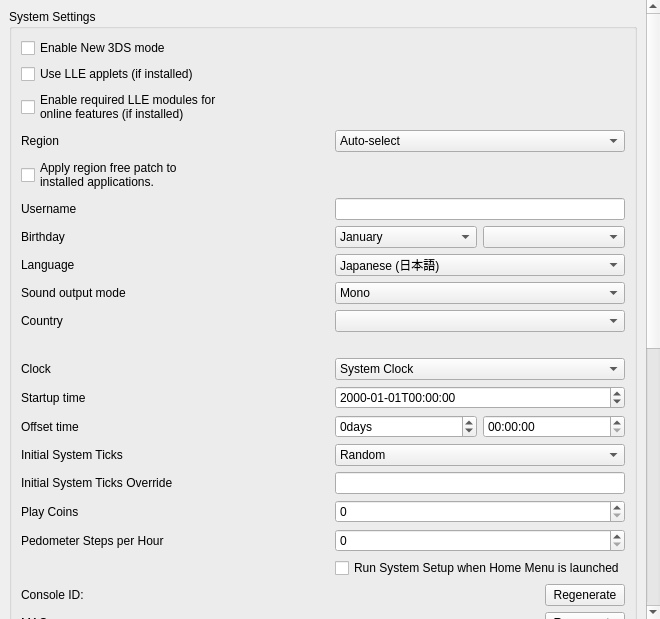
<?xml version="1.0" encoding="UTF-8"?>
<ui version="4.0">
 <class>ConfigureSystem</class>
 <widget class="QWidget" name="ConfigureSystem">
  <property name="geometry">
   <rect>
    <x>0</x>
    <y>0</y>
    <width>653</width>
    <height>619</height>
   </rect>
  </property>
  <property name="windowTitle">
   <string>Form</string>
  </property>
  <layout class="QVBoxLayout" name="verticalLayout_scrollbar">
   <property name="spacing">
    <number>0</number>
   </property>
   <property name="leftMargin">
    <number>0</number>
   </property>
   <property name="topMargin">
    <number>0</number>
   </property>
   <property name="rightMargin">
    <number>0</number>
   </property>
   <property name="bottomMargin">
    <number>0</number>
   </property>
   <item>
    <widget class="QScrollArea" name="scrollArea">
     <property name="minimumSize">
      <size>
       <width>660</width>
       <height>480</height>
      </size>
     </property>
     <property name="frameShape">
      <enum>QFrame::NoFrame</enum>
     </property>
     <property name="lineWidth">
      <number>1</number>
     </property>
     <property name="widgetResizable">
      <bool>true</bool>
     </property>
     <widget class="QWidget" name="scrollAreaWidgetContents">
      <property name="geometry">
       <rect>
        <x>0</x>
        <y>0</y>
        <width>422</width>
        <height>500</height>
       </rect>
      </property>
      <layout class="QHBoxLayout" name="horizontalLayout">
       <item>
        <layout class="QVBoxLayout" name="verticalLayout">
         <item>
          <widget class="QGroupBox" name="group_system_settings">
           <property name="title">
            <string>System Settings</string>
           </property>
           <layout class="QGridLayout" name="gridLayout">
            <item row="0" column="0">
             <widget class="QCheckBox" name="toggle_new_3ds">
              <property name="text">
               <string>Enable New 3DS mode</string>
              </property>
             </widget>
            </item>
            <item row="1" column="0">
             <widget class="QCheckBox" name="toggle_lle_applets">
              <property name="text">
               <string>Use LLE applets (if installed)</string>
              </property>
             </widget>
            </item>
            <item row="2" column="0">
             <widget class="QCheckBox" name="enable_required_online_lle_modules">
              <property name="text">
               <string>Enable required LLE modules for
online features (if installed)</string>
              </property>
              <property name="toolTip">
               <string>Enables the LLE modules needed for online multiplayer, eShop access, etc.</string>
              </property>
             </widget>
            </item>
            <item row="3" column="0">
             <widget class="QLabel" name="region_label">
              <property name="text">
               <string>Region</string>
              </property>
             </widget>
            </item>
            <item row="3" column="1">
             <widget class="QComboBox" name="region_combobox">
              <item>
               <property name="text">
                <string>Auto-select</string>
               </property>
              </item>
              <item>
               <property name="text">
                <string notr="true">JPN</string>
               </property>
              </item>
              <item>
               <property name="text">
                <string notr="true">USA</string>
               </property>
              </item>
              <item>
               <property name="text">
                <string notr="true">EUR</string>
               </property>
              </item>
              <item>
               <property name="text">
                <string notr="true">AUS</string>
               </property>
              </item>
              <item>
               <property name="text">
                <string notr="true">CHN</string>
               </property>
              </item>
              <item>
               <property name="text">
                <string notr="true">KOR</string>
               </property>
              </item>
              <item>
               <property name="text">
                <string notr="true">TWN</string>
               </property>
              </item>
             </widget>
            </item>
            <item row="4" column="0">
             <widget class="QCheckBox" name="apply_region_free_patch">
              <property name="text">
               <string>Apply region free patch to
installed applications.</string>
              </property>
              <property name="toolTip">
               <string>Patches the region of installed applications to be region free, so that they always appear on the home menu.</string>
              </property>
             </widget>
            </item>
            <item row="5" column="1">
             <widget class="QLineEdit" name="edit_username">
              <property name="sizePolicy">
               <sizepolicy hsizetype="Preferred" vsizetype="Fixed">
                <horstretch>0</horstretch>
                <verstretch>0</verstretch>
               </sizepolicy>
              </property>
              <property name="maxLength">
               <number>10</number>
              </property>
             </widget>
            </item>
            <item row="5" column="0">
             <widget class="QLabel" name="label_username">
              <property name="text">
               <string>Username</string>
              </property>
             </widget>
            </item>
            <item row="6" column="0">
             <widget class="QLabel" name="label_birthday">
              <property name="text">
               <string>Birthday</string>
              </property>
             </widget>
            </item>
            <item row="6" column="1">
             <layout class="QHBoxLayout" name="horizontalLayout_birthday2">
              <item>
               <widget class="QComboBox" name="combo_birthmonth">
                <item>
                 <property name="text">
                  <string>January</string>
                 </property>
                </item>
                <item>
                 <property name="text">
                  <string>February</string>
                 </property>
                </item>
                <item>
                 <property name="text">
                  <string>March</string>
                 </property>
                </item>
                <item>
                 <property name="text">
                  <string>April</string>
                 </property>
                </item>
                <item>
                 <property name="text">
                  <string>May</string>
                 </property>
                </item>
                <item>
                 <property name="text">
                  <string>June</string>
                 </property>
                </item>
                <item>
                 <property name="text">
                  <string>July</string>
                 </property>
                </item>
                <item>
                 <property name="text">
                  <string>August</string>
                 </property>
                </item>
                <item>
                 <property name="text">
                  <string>September</string>
                 </property>
                </item>
                <item>
                 <property name="text">
                  <string>October</string>
                 </property>
                </item>
                <item>
                 <property name="text">
                  <string>November</string>
                 </property>
                </item>
                <item>
                 <property name="text">
                  <string>December</string>
                 </property>
                </item>
               </widget>
              </item>
              <item>
               <widget class="QComboBox" name="combo_birthday"/>
              </item>
             </layout>
            </item>
            <item row="7" column="0">
             <widget class="QLabel" name="label_language">
              <property name="text">
               <string>Language</string>
              </property>
             </widget>
            </item>
            <item row="7" column="1">
             <widget class="QComboBox" name="combo_language">
              <property name="toolTip">
               <string>Note: this can be overridden when region setting is auto-select</string>
              </property>
              <item>
               <property name="text">
                <string>Japanese (日本語)</string>
               </property>
              </item>
              <item>
               <property name="text">
                <string>English</string>
               </property>
              </item>
              <item>
               <property name="text">
                <string>French (français)</string>
               </property>
              </item>
              <item>
               <property name="text">
                <string>German (Deutsch)</string>
               </property>
              </item>
              <item>
               <property name="text">
                <string>Italian (italiano)</string>
               </property>
              </item>
              <item>
               <property name="text">
                <string>Spanish (español)</string>
               </property>
              </item>
              <item>
               <property name="text">
                <string>Simplified Chinese (简体中文)</string>
               </property>
              </item>
              <item>
               <property name="text">
                <string>Korean (한국어)</string>
               </property>
              </item>
              <item>
               <property name="text">
                <string>Dutch (Nederlands)</string>
               </property>
              </item>
              <item>
               <property name="text">
                <string>Portuguese (português)</string>
               </property>
              </item>
              <item>
               <property name="text">
                <string>Russian (Русский)</string>
               </property>
              </item>
              <item>
               <property name="text">
                <string>Traditional Chinese (正體中文)</string>
               </property>
              </item>
             </widget>
            </item>
            <item row="8" column="0">
             <widget class="QLabel" name="label_sound">
              <property name="text">
               <string>Sound output mode</string>
              </property>
             </widget>
            </item>
            <item row="8" column="1">
             <widget class="QComboBox" name="combo_sound">
              <item>
               <property name="text">
                <string>Mono</string>
               </property>
              </item>
              <item>
               <property name="text">
                <string>Stereo</string>
               </property>
              </item>
              <item>
               <property name="text">
                <string>Surround</string>
               </property>
              </item>
             </widget>
            </item>
            <item row="9" column="0">
             <widget class="QLabel" name="label_country">
              <property name="text">
               <string>Country</string>
              </property>
             </widget>
            </item>
            <item row="9" column="1">
             <widget class="QComboBox" name="combo_country"/>
            </item>
            <item row="10" column="1">
             <widget class="QLabel" name="label_country_invalid">
              <property name="text">
               <string/>
              </property>
             </widget>
            </item>
            <item row="11" column="0">
             <widget class="QLabel" name="label_init_clock">
              <property name="text">
               <string>Clock</string>
              </property>
             </widget>
            </item>
            <item row="11" column="1">
             <widget class="QComboBox" name="combo_init_clock">
              <item>
               <property name="text">
                <string>System Clock</string>
               </property>
              </item>
              <item>
               <property name="text">
                <string>Fixed Time</string>
               </property>
              </item>
             </widget>
            </item>
            <item row="12" column="0">
             <widget class="QLabel" name="label_init_time">
              <property name="text">
               <string>Startup time</string>
              </property>
             </widget>
            </item>
            <item row="12" column="1">
             <widget class="QDateTimeEdit" name="edit_init_time">
              <property name="displayFormat">
               <string>yyyy-MM-ddTHH:mm:ss</string>
              </property>
             </widget>
            </item>
            <item row="13" column="0">
             <widget class="QLabel" name="label_init_time_offset">
              <property name="text">
               <string>Offset time</string>
              </property>
             </widget>
            </item>
            <item row="13" column="1">
             <layout class="QGridLayout" name="edit_init_time_offset_grid">
              <item row="0" column="0">
               <widget class="QSpinBox" name="edit_init_time_offset_days">
                <property name="suffix">
                 <string>days</string>
                </property>
                <property name="minimum">
                 <number>-2147483648</number>
                </property>
                <property name="maximum">
                 <number>2147483647</number>
                </property>
               </widget>
              </item>
              <item row="0" column="1">
               <widget class="QTimeEdit" name="edit_init_time_offset_time">
                <property name="displayFormat">
                 <string>HH:mm:ss</string>
                </property>
               </widget>
              </item>
             </layout>
            </item>
            <item row="14" column="0">
             <widget class="QLabel" name="label_init_ticks_type">
              <property name="text">
               <string>Initial System Ticks</string>
              </property>
             </widget>
            </item>
            <item row="14" column="1">
             <widget class="QComboBox" name="combo_init_ticks_type">
              <item>
               <property name="text">
                <string>Random</string>
               </property>
              </item>
              <item>
               <property name="text">
                <string>Fixed</string>
               </property>
              </item>
             </widget>
            </item>
            <item row="15" column="0">
             <widget class="QLabel" name="label_init_ticks_value">
              <property name="text">
               <string>Initial System Ticks Override</string>
              </property>
             </widget>
            </item>
            <item row="15" column="1">
             <widget class="QLineEdit" name="edit_init_ticks_value">
              <property name="sizePolicy">
               <sizepolicy hsizetype="Preferred" vsizetype="Fixed">
                <horstretch>0</horstretch>
                <verstretch>0</verstretch>
               </sizepolicy>
              </property>
              <property name="maxLength">
               <number>20</number>
              </property>
             </widget>
            </item>
            <item row="16" column="0">
             <widget class="QLabel" name="label_play_coins">
              <property name="text">
               <string>Play Coins</string>
              </property>
             </widget>
            </item>
            <item row="16" column="1">
             <widget class="QSpinBox" name="spinBox_play_coins">
              <property name="maximum">
               <number>300</number>
              </property>
             </widget>
            </item>
            <item row="17" column="0">
              <widget class="QLabel" name="label_steps_per_hour">
                <property name="toolTip">
                 <string>&lt;html&gt;&lt;head/&gt;&lt;body&gt;&lt;p&gt;Number of steps per hour reported by the pedometer. Range from 0 to 65,535.&lt;/p&gt;&lt;/body&gt;&lt;/html&gt;</string>
                </property>
                <property name="text">
                  <string>Pedometer Steps per Hour</string>
                </property>
              </widget>
            </item>
            <item row="17" column="1">
              <widget class="QSpinBox" name="spinBox_steps_per_hour">
                <property name="maximum">
                  <number>9999</number>
                </property>
              </widget>
            </item>
            <item row="18" column="1">
             <widget class="QCheckBox" name="toggle_system_setup">
              <property name="text">
               <string>Run System Setup when Home Menu is launched</string>
              </property>
             </widget>
            </item>
            <item row="19" column="0">
             <widget class="QLabel" name="label_console_id">
              <property name="text">
               <string>Console ID:</string>
              </property>
             </widget>
            </item>
            <item row="19" column="1">
             <widget class="QPushButton" name="button_regenerate_console_id">
              <property name="sizePolicy">
               <sizepolicy hsizetype="Fixed" vsizetype="Fixed">
                <horstretch>0</horstretch>
                <verstretch>0</verstretch>
               </sizepolicy>
              </property>
              <property name="layoutDirection">
               <enum>Qt::RightToLeft</enum>
              </property>
              <property name="text">
               <string>Regenerate</string>
              </property>
             </widget>
            </item>
            <item row="20" column="0">
              <widget class="QLabel" name="label_mac">
                <property name="text">
                  <string>MAC:</string>
                </property>
              </widget>
            </item>
            <item row="20" column="1">
              <widget class="QPushButton" name="button_regenerate_mac">
                <property name="sizePolicy">
                  <sizepolicy hsizetype="Fixed" vsizetype="Fixed">
                    <horstretch>0</horstretch>
                    <verstretch>0</verstretch>
                  </sizepolicy>
                </property>
                <property name="layoutDirection">
                  <enum>Qt::RightToLeft</enum>
                </property>
                <property name="text">
                  <string>Regenerate</string>
                </property>
              </widget>
            </item>
            <item row="21" column="0">
             <widget class="QLabel" name="label_plugin_loader">
              <property name="text">
               <string>3GX Plugin Loader</string>
              </property>
             </widget>
            </item>
            <item row="21" column="1">
             <widget class="QCheckBox" name="plugin_loader">
              <property name="text">
               <string>Enable 3GX plugin loader</string>
              </property>
             </widget>
            </item>
            <item row="22" column="1">
             <widget class="QCheckBox" name="allow_plugin_loader">
              <property name="text">
               <string>Allow applications to change plugin loader state</string>
              </property>
             </widget>
            </item>
           </layout>
          </widget>
         </item>
         <item>
          <widget class="QGroupBox" name="group_real_console_unique_data">
           <property name="title">
            <string>Real Console Unique Data</string>
           </property>
           <layout class="QGridLayout" name="gridLayout1">
            <item row="0" column="0" colspan="2">
             <widget class="QGroupBox" name="group_real_console_unique_data_core">
               <layout class="QGridLayout" name="gridLayout2">
                <item row="0" column="0" colspan="2">
                 <widget class="QWidget" name="linked_console">
                  <layout class="QHBoxLayout" name="horizontalLayout_linked_console">
                   <item>
                    <widget class="QLabel" name="label_linked_console">
                     <property name="text">
                       <string>Your real console is linked to Azahar.</string>
                     </property>
                    </widget>
                   </item>
                   <item>
                    <widget class="QPushButton" name="button_unlink_console">
                     <property name="sizePolicy">
                      <sizepolicy hsizetype="Fixed" vsizetype="Fixed">
                       <horstretch>0</horstretch>
                       <verstretch>0</verstretch>
                      </sizepolicy>
                     </property>
                     <property name="layoutDirection">
                      <enum>Qt::RightToLeft</enum>
                     </property>
                     <property name="text">
                      <string>Unlink</string>
                     </property>
                    </widget>
                   </item>
                  </layout>
                 </widget>
                </item>
                <item row="1" column="0">
                 <widget class="QLabel" name="label_otp">
                  <property name="text">
                   <string>OTP</string>
                  </property>
                 </widget>
                </item>
                <item row="1" column="1">
                 <widget class="QWidget" name="otp">
                  <layout class="QHBoxLayout" name="horizontalLayout_otp">
                   <item>
                    <widget class="QLabel" name="label_otp_status">
                     <property name="text">
                      <string/>
                     </property>
                    </widget>
                   </item>
                   <item>
                    <widget class="QPushButton" name="button_otp">
                     <property name="sizePolicy">
                      <sizepolicy hsizetype="Fixed" vsizetype="Fixed">
                       <horstretch>0</horstretch>
                       <verstretch>0</verstretch>
                      </sizepolicy>
                     </property>
                     <property name="layoutDirection">
                      <enum>Qt::RightToLeft</enum>
                     </property>
                     <property name="text">
                      <string>Choose</string>
                     </property>
                    </widget>
                   </item>
                  </layout>
                 </widget>
                </item>
                <item row="2" column="0">
                 <widget class="QLabel" name="label_secure_info">
                  <property name="text">
                   <string>SecureInfo_A/B</string>
                  </property>
                 </widget>
                </item>
                <item row="2" column="1">
                 <widget class="QWidget" name="secure_info">
                  <layout class="QHBoxLayout" name="horizontalLayout_secure_info">
                   <item>
                    <widget class="QLabel" name="label_secure_info_status">
                     <property name="text">
                      <string/>
                     </property>
                    </widget>
                   </item>
                   <item>
                    <widget class="QPushButton" name="button_secure_info">
                     <property name="sizePolicy">
                      <sizepolicy hsizetype="Fixed" vsizetype="Fixed">
                       <horstretch>0</horstretch>
                       <verstretch>0</verstretch>
                      </sizepolicy>
                     </property>
                     <property name="layoutDirection">
                      <enum>Qt::RightToLeft</enum>
                     </property>
                     <property name="text">
                      <string>Choose</string>
                     </property>
                    </widget>
                   </item>
                  </layout>
                 </widget>
                </item>
                <item row="3" column="0">
                 <widget class="QLabel" name="label_friend_code_seed">
                  <property name="text">
                   <string>LocalFriendCodeSeed_A/B</string>
                  </property>
                 </widget>
                </item>
                <item row="3" column="1">
                 <widget class="QWidget" name="friend_code_seed">
                  <layout class="QHBoxLayout" name="horizontalLayout_friend_code_seed">
                   <item>
                    <widget class="QLabel" name="label_friend_code_seed_status">
                     <property name="text">
                      <string/>
                     </property>
                    </widget>
                   </item>
                   <item>
                    <widget class="QPushButton" name="button_friend_code_seed">
                     <property name="sizePolicy">
                      <sizepolicy hsizetype="Fixed" vsizetype="Fixed">
                       <horstretch>0</horstretch>
                       <verstretch>0</verstretch>
                      </sizepolicy>
                     </property>
                     <property name="layoutDirection">
                      <enum>Qt::RightToLeft</enum>
                     </property>
                     <property name="text">
                      <string>Choose</string>
                     </property>
                    </widget>
                   </item>
                  </layout>
                 </widget>
                </item>
               </layout>
             </widget>
            </item>
            <item row="1" column="0">
             <widget class="QLabel" name="label_movable">
              <property name="text">
               <string>movable.sed</string>
              </property>
             </widget>
            </item>
            <item row="1" column="1">
             <widget class="QWidget" name="movable">
              <layout class="QHBoxLayout" name="horizontalLayout_movable">
               <item>
                <widget class="QLabel" name="label_movable_status">
                 <property name="text">
                  <string/>
                 </property>
                </widget>
               </item>
               <item>
                <widget class="QPushButton" name="button_movable">
                 <property name="sizePolicy">
                  <sizepolicy hsizetype="Fixed" vsizetype="Fixed">
                   <horstretch>0</horstretch>
                   <verstretch>0</verstretch>
                  </sizepolicy>
                 </property>
                 <property name="layoutDirection">
                  <enum>Qt::RightToLeft</enum>
                 </property>
                 <property name="text">
                  <string>Choose</string>
                 </property>
                </widget>
               </item>
              </layout>
             </widget>
            </item>
            <item row="2" column="0" colspan="2">
             <widget class="QPushButton" name="button_generate_synthetic_data">
              <property name="text">
               <string>Generate Synthetic Console Data</string>
              </property>
              <property name="toolTip">
               <string>Generate synthetic console identity data (OTP, SecureInfo_A, LocalFriendCodeSeed_B) from AES keys</string>
              </property>
             </widget>
            </item>
           </layout>
          </widget>
         </item>
         <item>
          <widget class="QLabel" name="label_disable_info">
           <property name="text">
            <string>System settings are available only when applications is not running.</string>
           </property>
           <property name="wordWrap">
            <bool>true</bool>
           </property>
          </widget>
         </item>
         <item>
          <spacer name="verticalSpacer">
           <property name="orientation">
            <enum>Qt::Vertical</enum>
           </property>
           <property name="sizeHint" stdset="0">
            <size>
             <width>20</width>
             <height>40</height>
            </size>
           </property>
          </spacer>
         </item>
        </layout>
       </item>
      </layout>
     </widget>
    </widget>
   </item>
  </layout>
 </widget>
 <tabstops>
  <tabstop>toggle_new_3ds</tabstop>
  <tabstop>edit_username</tabstop>
  <tabstop>combo_birthmonth</tabstop>
  <tabstop>combo_birthday</tabstop>
  <tabstop>combo_language</tabstop>
  <tabstop>combo_sound</tabstop>
  <tabstop>combo_country</tabstop>
  <tabstop>combo_init_clock</tabstop>
  <tabstop>edit_init_time</tabstop>
  <tabstop>spinBox_play_coins</tabstop>
  <tabstop>spinBox_steps_per_hour</tabstop>
  <tabstop>button_regenerate_console_id</tabstop>
  <tabstop>button_regenerate_mac</tabstop>
 </tabstops>
 <resources/>
 <connections/>
</ui>
